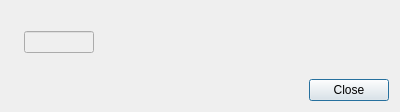
<?xml version="1.0" encoding="UTF-8"?>
<ui version="4.0">
 <class>HdTinEditorUiDialog</class>
 <widget class="QDialog" name="HdTinEditorUiDialog">
  <property name="geometry">
   <rect>
    <x>0</x>
    <y>0</y>
    <width>400</width>
    <height>112</height>
   </rect>
  </property>
  <property name="windowTitle">
   <string>Edition MNT à maille flexible</string>
  </property>
  <layout class="QVBoxLayout" name="verticalLayout">
   <item>
    <layout class="QHBoxLayout" name="layoutAction"/>
   </item>
   <item>
    <layout class="QHBoxLayout" name="horizontalLayout">
     <item>
      <widget class="QLabel" name="entryPrefix">
       <property name="text">
        <string/>
       </property>
      </widget>
     </item>
     <item>
      <widget class="QLineEdit" name="lineEdit">
       <property name="enabled">
        <bool>false</bool>
       </property>
       <property name="maximumSize">
        <size>
         <width>70</width>
         <height>16777215</height>
        </size>
       </property>
       <property name="clearButtonEnabled">
        <bool>false</bool>
       </property>
      </widget>
     </item>
     <item>
      <widget class="QLabel" name="entrySuffix">
       <property name="text">
        <string/>
       </property>
      </widget>
     </item>
     <item>
      <spacer name="horizontalSpacer">
       <property name="orientation">
        <enum>Qt::Horizontal</enum>
       </property>
       <property name="sizeHint" stdset="0">
        <size>
         <width>40</width>
         <height>20</height>
        </size>
       </property>
      </spacer>
     </item>
    </layout>
   </item>
   <item>
    <widget class="QDialogButtonBox" name="buttonBox">
     <property name="orientation">
      <enum>Qt::Horizontal</enum>
     </property>
     <property name="standardButtons">
      <set>QDialogButtonBox::Close</set>
     </property>
    </widget>
   </item>
  </layout>
 </widget>
 <resources/>
 <connections>
  <connection>
   <sender>buttonBox</sender>
   <signal>accepted()</signal>
   <receiver>HdTinEditorUiDialog</receiver>
   <slot>accept()</slot>
   <hints>
    <hint type="sourcelabel">
     <x>257</x>
     <y>102</y>
    </hint>
    <hint type="destinationlabel">
     <x>157</x>
     <y>274</y>
    </hint>
   </hints>
  </connection>
  <connection>
   <sender>buttonBox</sender>
   <signal>rejected()</signal>
   <receiver>HdTinEditorUiDialog</receiver>
   <slot>reject()</slot>
   <hints>
    <hint type="sourcelabel">
     <x>325</x>
     <y>102</y>
    </hint>
    <hint type="destinationlabel">
     <x>286</x>
     <y>274</y>
    </hint>
   </hints>
  </connection>
 </connections>
</ui>
